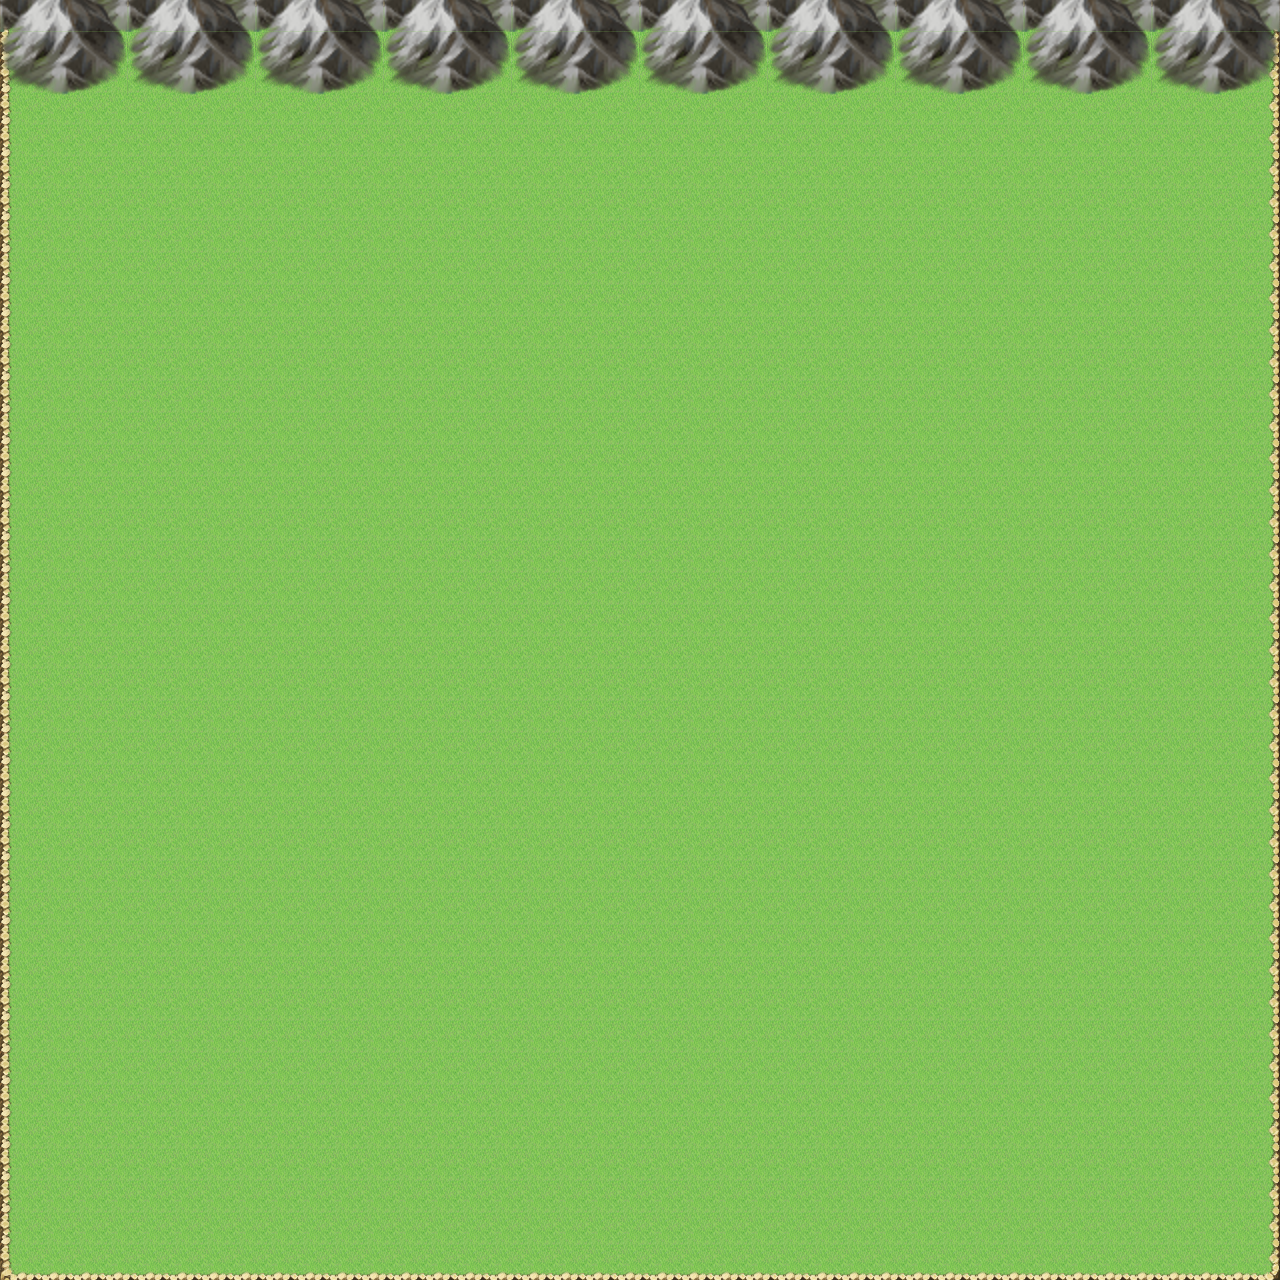

This game map was drawn from its Tiled (.tmx) file and the tilesets committed beside it. A one-line description and the trimmed map source follow:
An orthogonal 40x40 tile map with 32x32 px tiles, 3 tile layers (bg, bounds, forest), 2 tilesets and 1158 objects.

<map version="1.0" orientation="orthogonal" renderorder="right-down" width="40" height="40" tilewidth="32" tileheight="32" nextobjectid="1819">
 <tileset firstgid="1" name="[eden]terrain" tilewidth="32" tileheight="32" tilecount="256" columns="16">
  <image source="[eden]terrain.png" width="512" height="512" />
 </tileset>
 <tileset firstgid="257" name="[eden]64-bit mountain" tilewidth="32" tileheight="32" tilecount="256" columns="16">
  <image source="[eden]64-bit mountain.png" width="512" height="512" />
 </tileset>
 <layer name="bg" width="40" height="40">
  <data>[1600 cells, 1600 non-empty, 9 distinct tile ids]</data>
 </layer>
 <layer name="bounds" width="40" height="40">
  <data>[1600 cells, 120 non-empty, 12 distinct tile ids]</data>
 </layer>
 <layer name="forest" width="40" height="40">
  <data>[1600 cells, 0 non-empty, 0 distinct tile ids]</data>
 </layer>
 <objectgroup name="plantSquares">
  <object id="567" x="256" y="320" width="32" height="32" />
  <object id="568" x="1120" y="544" width="32" height="32" />
  <object id="569" x="800" y="512" width="32" height="32" />
  <object id="570" x="96" y="576" width="32" height="32" />
  <object id="571" x="832" y="256" width="32" height="32" />
  <object id="572" x="192" y="576" width="32" height="32" />
  <object id="573" x="960" y="384" width="32" height="32" />
  <object id="574" x="896" y="512" width="32" height="32" />
  <object id="575" x="1152" y="640" width="32" height="32" />
  <object id="576" x="96" y="288" width="32" height="32" />
  <object id="577" x="224" y="416" width="32" height="32" />
  <object id="578" x="1088" y="256" width="32" />
  <object id="579" x="928" y="640" width="32" height="32" />
  <object id="580" x="544" y="224" width="32" height="32" />
  <object id="581" x="192" y="416" width="32" height="32" />
  <object id="582" x="576" y="128" width="32" height="32" />
  <object id="583" x="800" y="256" width="32" height="32" />
  <object id="584" x="416" y="608" width="32" height="32" />
  <object id="585" x="160" y="448" width="32" height="32" />
  <object id="586" x="704" y="352" width="32" height="32" />
  <object id="587" x="672" y="480" width="32" height="32" />
  <object id="588" x="896" y="384" width="32" height="32" />
  <object id="589" x="128" y="384" width="32" height="32" />
  <object id="590" x="96" y="480" width="32" height="32" />
  <object id="591" x="928" y="128" width="32" height="32" />
  <object id="592" x="800" y="416" width="32" height="32" />
  <object id="593" x="352" y="512" width="32" height="32" />
  <object id="594" x="800" y="96" width="32" height="32" />
  <object id="595" x="256" y="352" width="32" height="32" />
  <object id="596" x="1120" y="288" width="32" height="32" />
  <object id="597" x="128" y="608" width="32" height="32" />
  <object id="598" x="704" y="640" width="32" height="32" />
  <object id="599" x="768" y="576" width="32" height="32" />
  <object id="600" x="1056" y="320" width="32" height="32" />
  <object id="601" x="416" y="544" width="32" height="32" />
  <object id="602" x="896" y="256" width="32" height="32" />
  <object id="603" x="256" y="512" width="32" height="32" />
  <object id="604" x="800" y="608" width="32" height="32" />
  <object id="605" x="608" y="96" width="32" height="32" />
  <object id="606" x="864" y="96" width="32" height="32" />
  <object id="607" x="256" y="96" width="32" height="32" />
  <object id="608" x="320" y="512" width="32" height="32" />
  <object id="609" x="864" y="256" width="32" height="32" />
  <object id="610" x="1056" y="352" width="32" height="32" />
  <object id="611" x="672" y="96" width="32" height="32" />
  <object id="612" x="992" y="352" width="32" height="32" />
  <object id="613" x="192" y="544" width="32" height="32" />
  <object id="614" x="1024" y="96" width="32" height="32" />
  <object id="615" x="832" y="608" width="32" height="32" />
  <object id="616" x="128" y="288" width="32" height="32" />
  <object id="617" x="96" y="224" width="32" height="32" />
  <object id="618" x="960" y="224" width="32" height="32" />
  <object id="619" x="224" y="192" width="32" height="32" />
  <object id="620" x="320" y="576" width="32" height="32" />
  <object id="621" x="576" y="512" width="32" height="32" />
  <object id="622" x="1088" y="608" width="32" height="32" />
  <object id="623" x="608" y="160" width="32" height="32" />
  <object id="624" x="672" y="288" width="32" height="32" />
  <object id="625" x="352" y="480" width="32" height="32" />
  <object id="626" x="1056" y="576" width="32" height="32" />
  <object id="627" x="1024" y="640" width="32" height="32" />
  <object id="628" x="992" y="544" width="32" height="32" />
  <object id="629" x="992" y="384" width="32" height="32" />
  <object id="630" x="736" y="384" width="32" height="32" />
  <object id="631" x="640" y="608" width="32" height="32" />
  <object id="632" x="768" y="640" width="32" height="32" />
  <object id="633" x="384" y="608" width="32" height="32" />
  <object id="634" x="352" y="448" width="32" height="32" />
  <object id="635" x="800" y="640" width="32" height="32" />
  <object id="636" x="672" y="448" width="32" height="32" />
  <object id="637" x="832" y="320" width="32" height="32" />
  <object id="638" x="928" y="384" width="32" height="32" />
  <object id="639" x="224" y="224" width="32" height="32" />
  <object id="640" x="704" y="448" width="32" height="32" />
  <object id="641" x="1056" y="448" width="32" height="32" />
  <object id="642" x="128" y="192" width="32" height="32" />
  <object id="643" x="1120" y="352" width="32" height="32" />
  <object id="644" x="960" y="96" width="32" height="32" />
  <object id="645" x="736" y="160" width="32" height="32" />
  <object id="646" x="256" y="288" width="32" height="32" />
  <object id="647" x="800" y="448" width="32" height="32" />
  <object id="648" x="1120" y="480" width="32" height="32" />
  <object id="649" x="928" y="448" width="32" height="32" />
  <object id="650" x="480" y="480" width="32" height="32" />
  <object id="651" x="1152" y="512" width="32" height="32" />
  <object id="652" x="736" y="128" width="32" height="32" />
  <object id="653" x="1152" y="416" width="32" height="32" />
  <object id="654" x="192" y="640" width="32" height="32" />
  <object id="655" x="960" y="544" width="32" height="32" />
  <object id="656" x="672" y="192" width="32" height="32" />
  <object id="657" x="96" y="96" width="32" height="32" />
  <object id="658" x="224" y="96" width="32" height="32" />
  <object id="659" x="736" y="96" width="32" height="32" />
  <object id="660" x="256" y="448" width="32" height="32" />
  <object id="661" x="672" y="256" width="32" height="32" />
  <object id="662" x="1024" y="608" width="32" height="32" />
  <object id="663" x="704" y="256" width="32" height="32" />
  <object id="664" x="704" y="160" width="32" height="32" />
  <object id="665" x="864" y="480" width="32" height="32" />
  <object id="666" x="1056" y="416" width="32" height="32" />
  <object id="667" x="128" y="512" width="32" height="32" />
  <object id="668" x="992" y="256" width="32" height="32" />
  <object id="669" x="576" y="544" width="32" height="32" />
  <object id="670" x="960" y="288" width="32" height="32" />
  <object id="671" x="1152" y="256" width="32" height="32" />
  <object id="672" x="224" y="160" width="32" height="32" />
  <object id="673" x="448" y="448" width="32" height="32" />
  <object id="674" x="224" y="576" width="32" height="32" />
  <object id="675" x="992" y="608" width="32" height="32" />
  <object id="676" x="128" y="224" width="32" height="32" />
  <object id="677" x="864" y="448" width="32" height="32" />
  <object id="678" x="672" y="512" width="32" height="32" />
  <object id="679" x="320" y="480" width="32" height="32" />
  <object id="680" x="192" y="352" width="32" height="32" />
  </objectgroup>
</map>
<!-- 1044 of 1158 objects omitted -->
